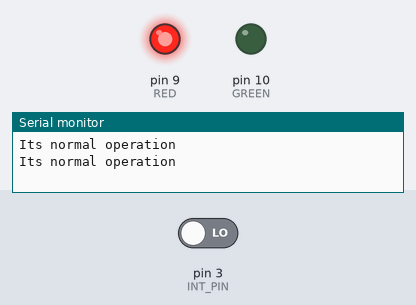
This sketch was run on a simulated Arduino Uno, built with avr-gcc and run on an emulated ATmega328P. Parts: output pins drawn as LEDs (lit = HIGH), the last lines printed to the serial monitor. The test bench sets the inputs (shaded band); at power-on: pin 3 (INT_PIN) LOW.

Above: at 1.2 s.
1.3 s: pin 3 (INT_PIN) driven HIGH
At 1.8 s:
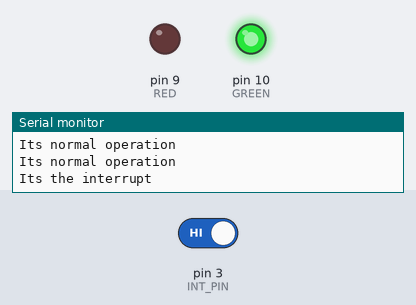
Timing chart, 0 to 4.3 s (numbered marks = the images above; inputs shaded):
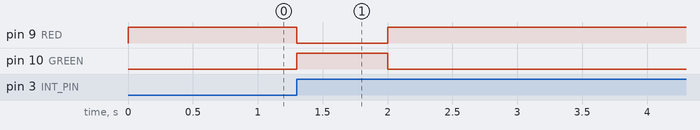

Measured:
- after the input at 1.3 s, pin 9 (RED): HIGH → LOW at once, → HIGH 0.70 s later; pin 10 (GREEN): LOW → HIGH at once, → LOW 0.70 s later

The sketch:

INTERRUPT1.ino
```cpp
int INT_PIN = 3;
int RED = 9;
int GREEN = 10;

void setup() {
  // put your setup code here, to run once:
  pinMode(RED,OUTPUT);
  pinMode(GREEN,OUTPUT);
  pinMode(INT_PIN,INPUT);
  // attachInterrupt(digitalPinToInterrupt(INT_PIN), INT_ISR, FALLING);
  attachInterrupt(digitalPinToInterrupt(INT_PIN), INT_ISR, RISING);
  Serial.begin(9600);
}
void INT_ISR(){
  Serial.println("Its the interrupt\n");
  digitalWrite(GREEN, HIGH);
  digitalWrite(RED, LOW);

}

void loop() {
  Serial.println("Its normal operation\n");
  digitalWrite(GREEN, LOW);
  digitalWrite(RED, HIGH);
  delay(1000);
}
```
